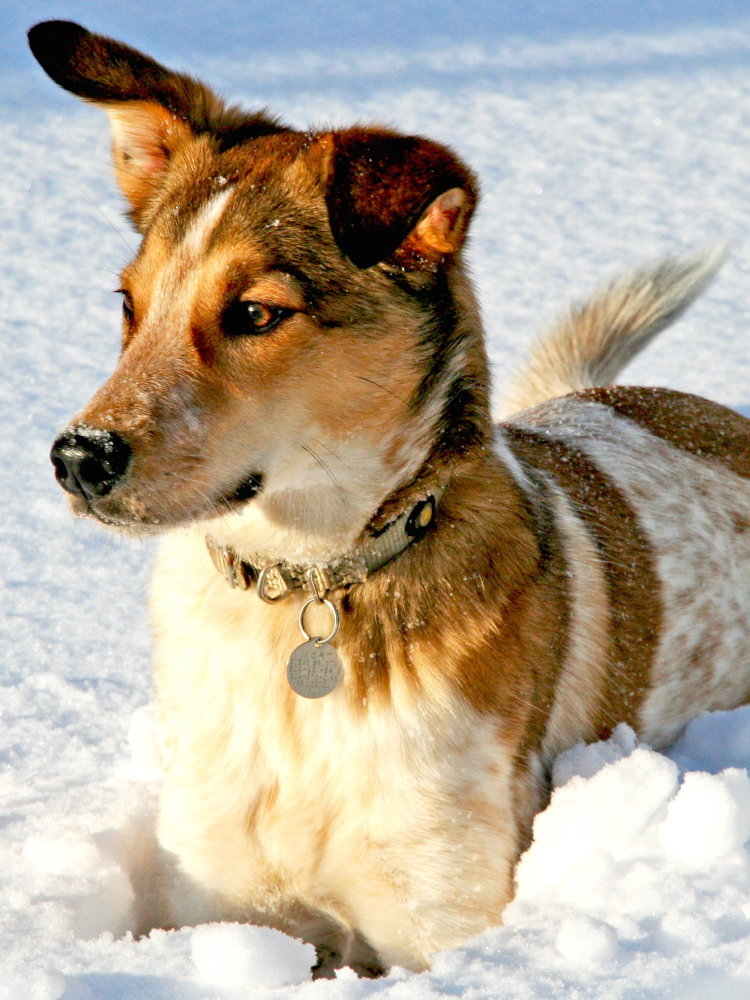
#> input picture dog.jpg, 1500 x 2000 px (shown at 1/2 size)
$ jupyter execute --allow-errors wavelet-reconstruction.ipynb
#> lines starting #> are read from the running program, lines starting #| are printed output that depends on the picture
[cell 1]
from matplotlib.image import imread
import matplotlib.pyplot as plt
import numpy as np
import cv2
import datetime

[cell 2]
import pywt
n = 2
w = 'db1'

[cell 3]
from sklearn.linear_model import Lasso

[cell 4]
def idct2(x):
        return spfft.idct(spfft.idct(x.T, norm='ortho', axis=0).T, norm='ortho', axis=0)

alpha=1E-4
max_iter=1E3

[cell 5]
def make_noisy(frame, noise):
    if noise == 0.0:
        frame = frame
    else:
        try:
            0.0 <= noise < 1.0
        except ValueError:
            print(f"Value of noise has to be in range [0,1). Got noise={noise}")
        noisemask = np.random.choice(a=[False, True], size=frame.shape, p=[noise, 1.0-noise])
        frame = noisemask * frame
    return frame

[cell 6]
image = imread('../dog.jpg')
#> image is the input picture: shape (2000, 1500, 3); mean R, G, B 181.4, 169.5, 151.9
bw_image = np.mean(image, -1); # Convert RGB to grayscale
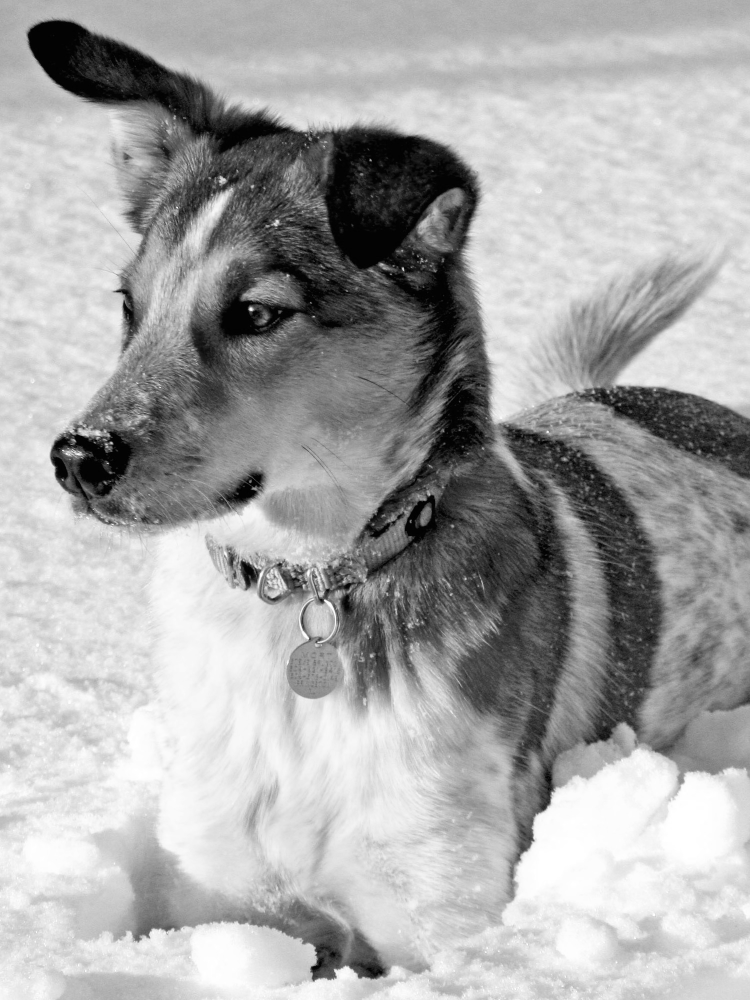
#> bw_image: shape (2000, 1500) float64 (shown at 1/2 size); min 0, max 255, mean 167.6

[cell 7]
plt.figure()
plt.imshow(bw_image,cmap='gray')
plt.axis('off')

[cell 8]
# [4 lines of commented-out code are left out]
square_image = bw_image

[cell 9]
height = 32
width = 32

resized_image = cv2.resize(square_image, (width, height), interpolation=cv2.INTER_AREA)
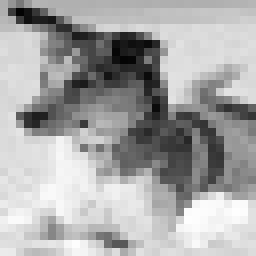
#> resized_image: shape (32, 32) float64 (shown 8 times larger); min 3.3, max 254.9, mean 167.6
plt.figure()
plt.imshow(resized_image,cmap='gray')
plt.axis('off')

[cell 10]
noise = 0.4

noisyframe = make_noisy(resized_image, noise)
#> in make_noisy, `frame = noisemask * frame`:
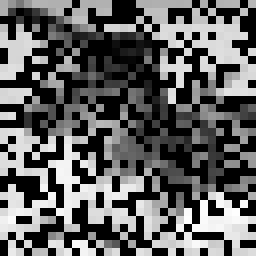
#> frame: shape (32, 32) float64 (shown 8 times larger); min 0, max 254.9, mean 98.6
plt.figure()
plt.imshow(noisyframe,cmap='gray')
plt.axis('off')

[cell 11]
ny, nx = noisyframe.shape
#> ny = 32; nx = 32

[cell 12]
coeffs_1D = pywt.dwt(np.eye(nx*ny),wavelet=w)

[cell 13]
coeffs_1D[0].shape
#> Out = (1024, 512)

[cell 14]
coeffs_1D[1].shape
#> Out = (1024, 512)

[cell 15]
coeffs = pywt.wavedec2(np.eye(nx*ny),wavelet=w,level=n)
coeff_arr, coeff_slices = pywt.coeffs_to_array(coeffs)

[cell 16]
coeff_arr.shape
#> Out = (1024, 1024)

[cell 17]
coeff_slices

[cell 18]
flat_frame = noisyframe.T.reshape(-1,1)
#> flat_frame = 1024 values, max 254.9 at index 954, min 0 at index 2, mean 98.63
idx_nonzero = np.where(flat_frame != 0)[0]
#> idx_nonzero = 600 values from 0 to 1023

[cell 19]
lasso = Lasso(alpha=alpha, max_iter=int(max_iter), warm_start=True, selection="random")

[cell 20]
# compressed sample
b = flat_frame[idx_nonzero]
#> b = 600 values, max 254.9 at index 560, min 4.5 at index 281, mean 168.3
# compression matrix @ transform matrix
Ac = coeff_arr[idx_nonzero, :]
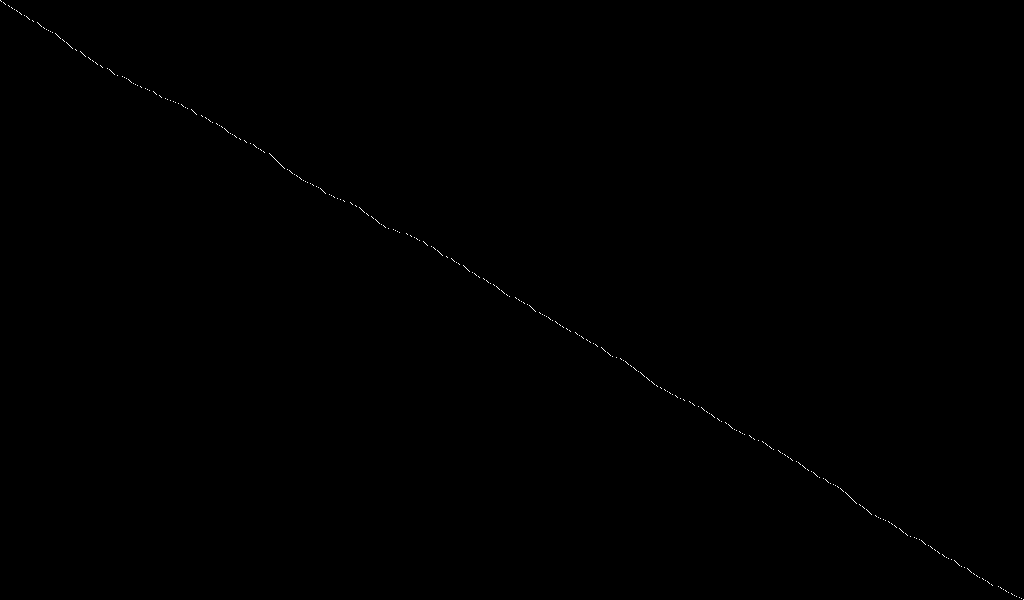
#> Ac: shape (600, 1024) float64; values 0 (black) and 1 (white), 0.1% white in thin lines or dots
# Ac = A[idx_nonzero,:]

# LASSO optimization
lasso.fit(Ac, b)
